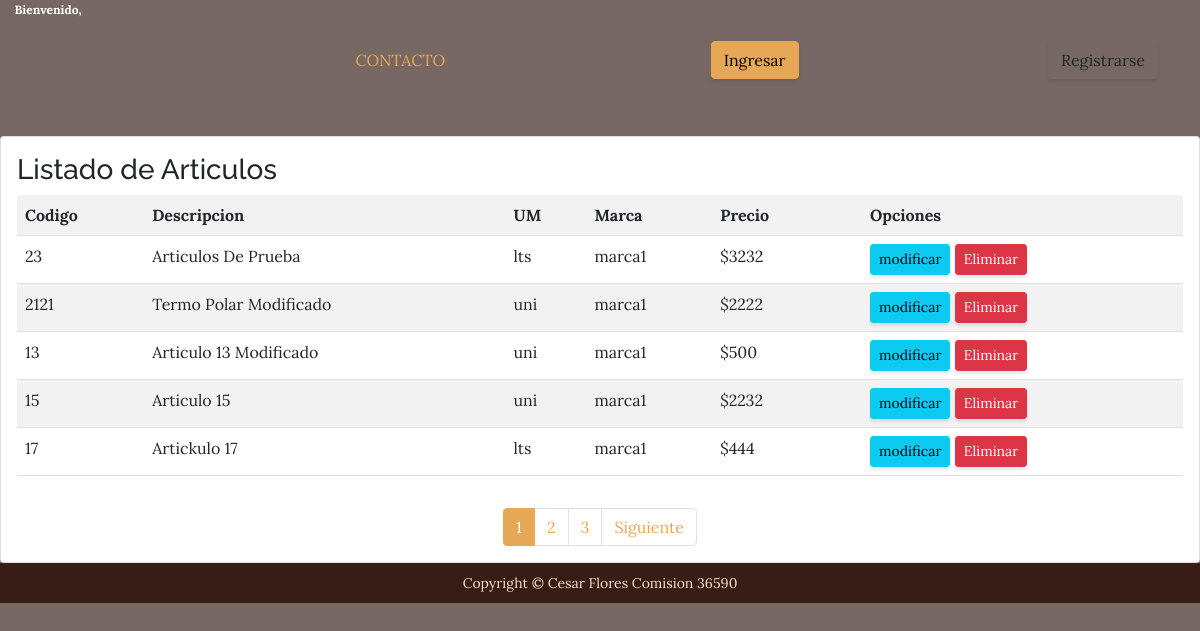
The app's page /AppPedidos/listadoarticulo with its own data.
### AppPedidos/models.py (models this page shows, shortened)
class Articulos(models.Model):
    Codigo=models.CharField(max_length=10)
    Descripcion=models.CharField(max_length=40)
    UnidadMedida=models.CharField(max_length=3)
    Precio=models.IntegerField()
    Marca = models.ForeignKey(Marca, on_delete=models.PROTECT)
    Imagen=models.ImageField(upload_to="productos",null=True)

class Marca (models.Model):
    nombre=models.CharField(max_length=30)
    def __str__(self):
        return self.nombre

### AppPedidos/views.py (the view)
# urls.py: path("listadoarticulo",views.listado_articulo, name="listar_articulo"),
def listado_articulo(request):
    productos = Articulos.objects.all()
    page= request.GET.get('page',1)
    try:
        paginator = Paginator(productos,5)
        productos=paginator.page(page)
    except:
        raise Http404
    data = {
        'entity': productos,
        'paginator': paginator
    }
    return render(request, 'articulos/listadoarticulo.html', data)

### AppPedidos/templates/articulos/listadoArticulo.html
{% extends "menu.html" %}
{% load static %}
{% block bloqueacompletar %}
<br>
<br>
<div class="card">
    <div class="card-body">
    <h3>Listado de Articulos</h3>
    <table class="table table-striped table-hover table-responsive-sm">
        <tr>
            <th>Codigo</th>
            <th>Descripcion</th>
            <th>UM</th>
            <th>Marca</th>
            <th>Precio</th>
            <th> </th>
            <th>Opciones</th>
        </tr>
        {% for item in entity %}
        <tr>
            <td>{{ item.Codigo}} </td>
            <td>{{ item.Descripcion | title}} </td>
            <td>{{ item.UnidadMedida }} </td>
            <td>{{ item.Marca }} </td>
            <td>${{ item.Precio }} <td>
            <td>
                <a href="{% url 'modificar_articulo' item.id %}" class="btn btn-info btn-sm">modificar</a>
                <a href="{% url 'Eliminar_Articulo' item.id %}" class="btn btn-danger btn-sm">Eliminar</a>
                </td>
        </tr>
        {% endfor %}
    </table>
</div>
    {% include 'paginador.html' %}
</div>
{% endblock %}

### AppPedidos/templates/menu.html (shortened to what this page needs)
<!DOCTYPE html>
<html lang="en">
    <head>
        {% load static %}
        <link href="{% static 'AppPedidos/css/styles.css' %}"  rel="stylesheet" />
    </head>
    <body>
        <header class="badge badge-primary text-wrap" style="width: 6rem;">
            Bienvenido, {{ user.username }}
            <div>
            </div>
        </header>
        <nav class="navbar navbar-light static-top">
            <div class="container">
                <a class="nav-item px-lg-4"><a class="nav-link text-uppercase" href="{% url 'contacto' %}">Contacto</a>
                {% if request.user.is_authenticated %}
                    <a class="btn btn-primary btn-sm" href="{% url 'altaclientes' %}">Clientes</a>
                    <a class="btn btn-primary btn-sm" href="{% url 'listar_clientes' %}">Listar Clientes</a>
                    <a class="btn btn-primary btn-sm" href="{% url 'Alta_Producto' %}">Articulos</a>
                    <a class="btn btn-primary btn-sm" href="{% url 'listar_articulo' %}">Listar Articulos</a>
                    <a class="btn btn-primary btn-sm" href="{% url 'altapedido' %}">Nuevo Pedido</a>
                    <a class="btn btn-primary btn-sm" href="{% url 'pedidos' %}">Pedidos</a>
                    <a class="btn btn-primary btn-sm" href="{% url 'buscararticulo' %}">Buscar Articulos</a>
                    <a class="btn btn-success btn-xs" href="{% url 'about'%}">About</a>
                    <a class="btn btn-success btn-xs" href="{% url 'Logout'%}">Logout</a>
                    <a class="btn btn-success btn-xs" href="{% url 'editarPerfil'%}">Editar Perfil</a>
                {% else %}
                    <a class="btn btn-primary" href="{% url 'Login'%}">Ingresar</a>
                    <a class="btn btn-secundary" href= "{% url 'Register' %}">Registrarse</a>
                {% endif %}
            </div>
        </nav>
        <header >
            {% block bloqueacompletar %}
            {% endblock %}
        </header>
        <div>
            <footer class="footer text-faded text-center py-2">
                <div class="container"><p class="m-0 small">Copyright &copy; Cesar Flores Comision 36590</p></div>
            </footer>
        </div>
    </body>
</html>

### AppPedidos/templates/paginador.html (shortened to what this page needs)
{% if paginator.num_pages > 1%}
<div class="d-flex justify-content-center">
    <ul class="pagination">
        {% for page in paginator.page_range %}
            {% if page < 7 or page == entity.number %}
            <li class="page-item {% if page == entity.number %}active{% endif %}">
                <a class="page-link" href="?page={{ page }}#pagtable">{{ page }}</a>
            </li>
            {% endif %}
        {% endfor %}
        {% if entity.has_next %}
            <li class="page-item d-none d-sm-block">
                <a class="page-link" href="?page={{ entity.next_page_number }}#pagtable">Siguiente</a>
            </li>
        {% endif %}
    </ul>
</div>
{% endif %}

### records on screen
Articulos: Codigo "23", Descripcion "Articulos De Prueba", UnidadMedida "lts", Marca "marca1", Precio "3232"
Articulos: Codigo "2121", Descripcion "Termo Polar Modificado", UnidadMedida "uni", Marca "marca1", Precio "2222"
Articulos: Codigo "13", Descripcion "Articulo 13 Modificado", UnidadMedida "uni", Marca "marca1", Precio "500"
Articulos: Codigo "15", Descripcion "Articulo 15", UnidadMedida "uni", Marca "marca1", Precio "2232"
Articulos: Codigo "17", Descripcion "Artickulo 17", UnidadMedida "lts", Marca "marca1", Precio "444"

### other values on screen
{{ page }} "1" "2" "3"
